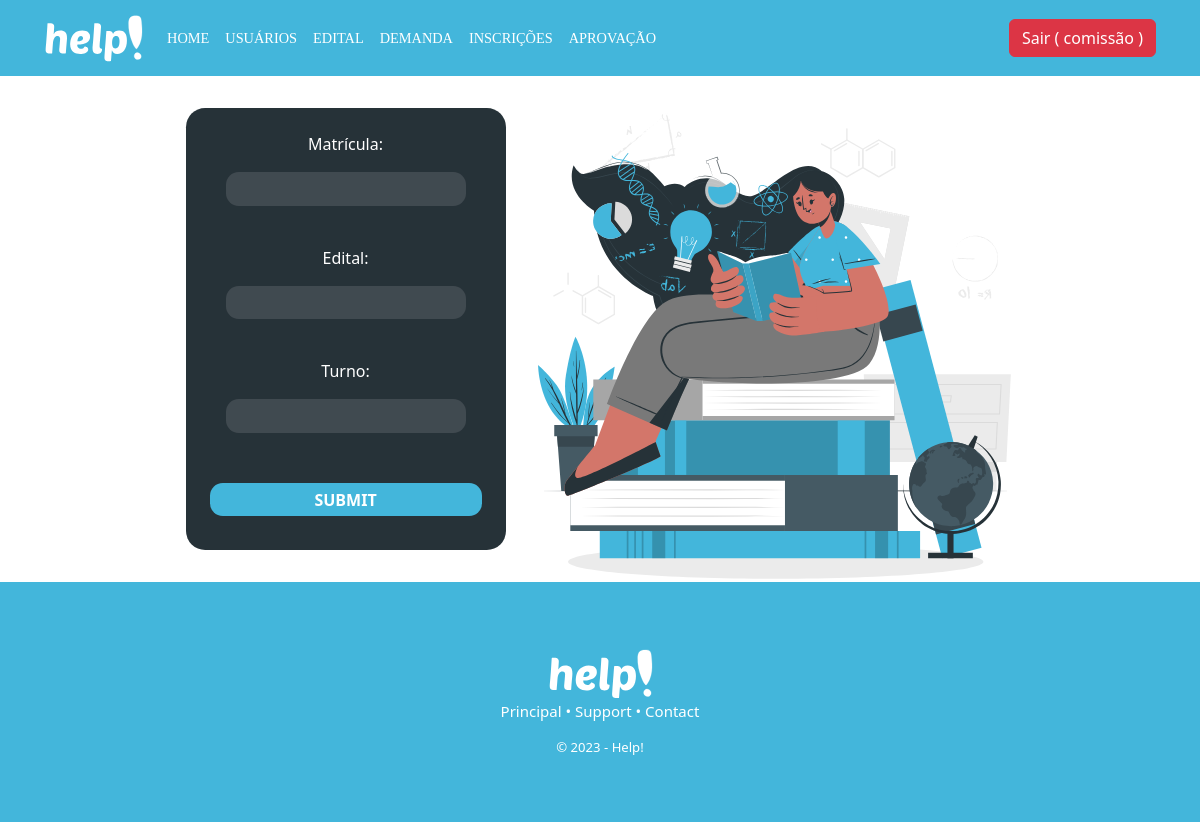
The app's page /inscricao/update/2 (signed in), older data.
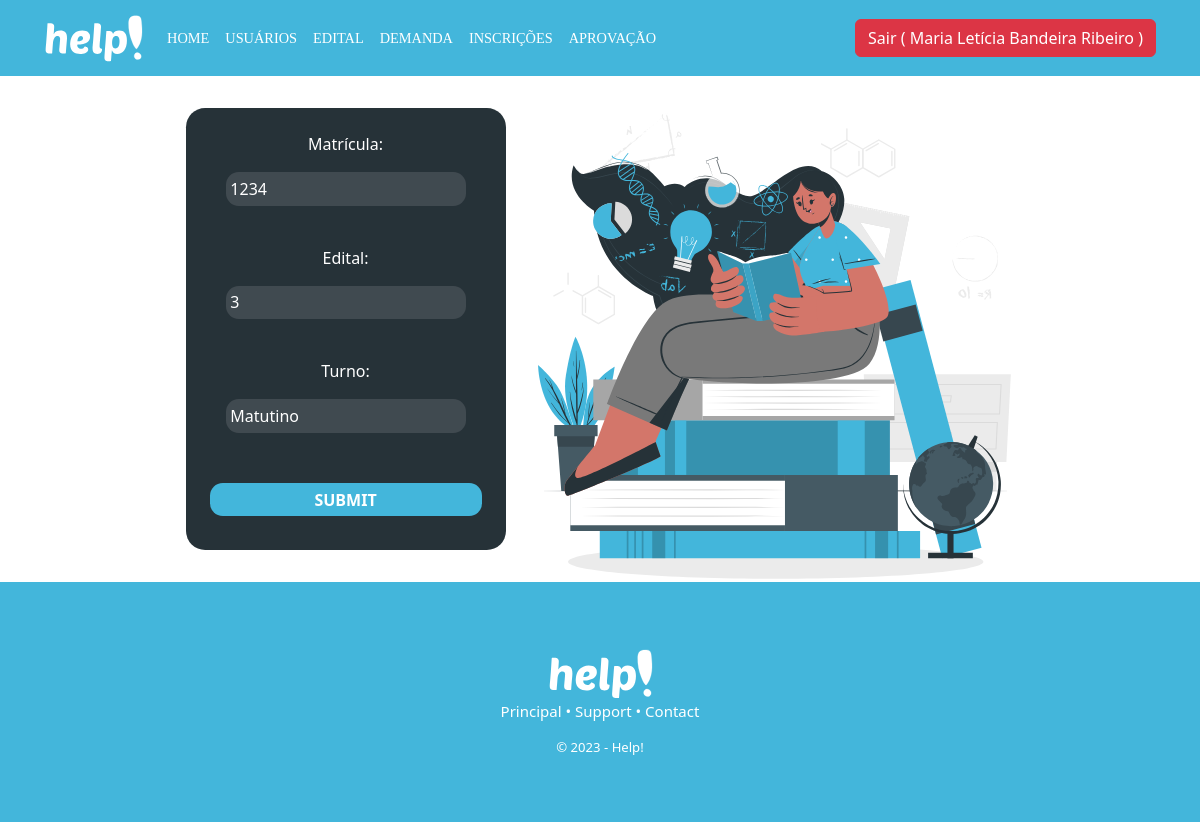
The same page, newer data.
### database/models.py (models this page shows, shortened)
class Usuario(db.Model, UserMixin):
  __tablename__= "usuario"
  id = db.Column(db.Integer, primary_key = True)
  nome = db.Column(db.String(100))
  email = db.Column(db.String(100))
  matricula = db.Column(db.String(100))
  senha = db.Column(db.String(100))
  admin = db.Column(db.Boolean)
  professor = db.Column(db.Boolean)

class Inscricao(db.Model):
  id = db.Column(db.Integer, primary_key = True)
  id_usuario = db.Column(db.Integer, db.ForeignKey('usuario.matricula'))
  id_edital = db.Column(db.Integer, db.ForeignKey('edital.id'))
  turno = db.Column(db.String(100))
  usuario = db.relationship('Usuario', foreign_keys=id_usuario)
  edital = db.relationship('Edital', foreign_keys=id_edital)

### controllers/inscricao.py (the view, shortened to what this page needs)
@bp_inscricao.route('/update/<int:id>', methods=['GET', 'POST'])
@login_required
def update(id):
  if id and request.method=='GET':
    inscricao = Inscricao.query.get(id)
    return render_template('inscricao_update.html', inscricao=inscricao)

### controllers/usuario.py (called while the page is built)
@lm.user_loader
def load_user(id):
  usuario = Usuario.query.filter_by(id=id).first()
  return usuario

### templates/inscricao_update.html (shortened to what this page needs)
{% extends 'header.html' %}
{% block container %}
<div class="main-create">
  <div class="form-create">
    <form action="/inscricao/update/{{inscricao.id}}" method="POST" class="form-create-create">
      Matrícula: <input type="text" name="id_usuario" value="{{inscricao.id_usuario}}"><br/>
      Edital: <input type="text" name="id_edital" value="{{inscricao.id_edital}}"><br/>
      Turno: <input type="text" name="turno" value="{{inscricao.turno}}"><br/>
      <input type="submit" name="Editar" class="btn btn-success">
    </form>
  </div>
  <div class="img-create">
    <img src="/static/assets/study.svg" class="image pic-create" alt="" height="500vh"/>
  </div>
</div>
{% endblock %}

### templates/header.html (shortened to what this page needs)
<!DOCTYPE html>
<html lang="pt-br">
<head>
  <link href="https://cdn.jsdelivr.net/npm/bootstrap@5.3.0-alpha1/dist/css/bootstrap.min.css" rel="stylesheet">
  <link rel="stylesheet" href="/static/header.css">
</head>
<body>
<nav class="navbar navbar-expand-lg bg-body-tertiary" style="background-color: #43B6DB !important; padding-left: 2rem; padding-right: 2rem;">
  <div class="container-fluid">
    <a class="navbar-brand" href="/usuarios/dashboard"><img src="/static/assets/help.svg" alt="..." height="50vh"></a>
    <div class="collapse navbar-collapse" id="navbarSupportedContent">
      <ul class="navbar-nav me-auto mb-2 mb-lg-0">
        <li class="nav-item">
          <a class="nav-link active" aria-current="page" href="/usuarios/dashboard">Home</a>
        </li>
        {% if current_user.admin %}
        <li class="nav-item">
          <a class="nav-link" href="/usuarios/recovery">Usuários</a>
        </li>
        {% endif %}
        {% if current_user.admin %}
        <li class="nav-item">
          <a class="nav-link" href="/edital/recovery">Edital</a>
        </li>
        {% endif %}
        {% if current_user.professor %}
        <li class="nav-item">
          <a class="nav-link" href="/demanda/recovery">Demanda</a>
        </li>
        {% endif %}
        {% if current_user.professor %}
        <li class="nav-item">
          <a class="nav-link" href="/inscricao/recovery">Inscrições</a>
        </li>
        {% endif %}
        {% if current_user.professor %}
        <li class="nav-item">
          <a class="nav-link" href="/aprovacao/recovery">Aprovação</a>
        </li>
        {% endif %}
      </ul>
      <form class="d-flex" role="search">
        <a href="{{url_for('usuarios.logoff')}}" class="btn btn-danger" id="button-sair">Sair ( {{current_user.nome}} )</a>
      </form>
    </div>
  </div>
</nav>
  {% block container %}
  {% endblock %}
    <footer>
      <img src="/static/assets/help.svg" alt="IFRN">
      <p>Principal • Support • Contact</p>
      <small>© 2023 - Help!</small>
    </footer>
</body>
</html>

Row changes from the older to the newer data that the page shows:
changed Usuario: nome "comissão" → "Maria Letícia Bandeira Ribeiro"
added Inscricao: id_usuario "1234", id_edital "3", turno "Matutino"
